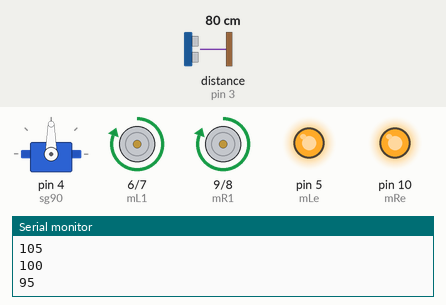
The sketch below on a simulated Arduino Uno, built with avr-gcc and run on an emulated ATmega328P. Parts: servo, motor-driver pin pairs drawn as motors (green arrow = first pin HIGH = forward, orange = second pin HIGH = backward, longer = more drive), output pins drawn as LEDs (lit = HIGH), the last lines printed to the serial monitor. Wiring (inferred from the names in the program): ultrasonic range finder: trigger pin 2; echo pin 3. Inputs (shaded band) come from the test bench; at power-on: distance to the obstacle (sensor on pin 3) 80 cm. The echo pulse lasts 58.3 µs per cm; pins used as bus, display or sensor lines are not drawn.

Above: at 1.2 s.
1.3 s: distance to the obstacle (sensor on pin 3) set to 29 cm
At 2.2 s:
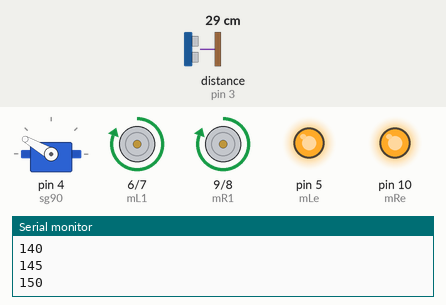
4.3 s: distance to the obstacle (sensor on pin 3) set to 23 cm
At 5.1 s:
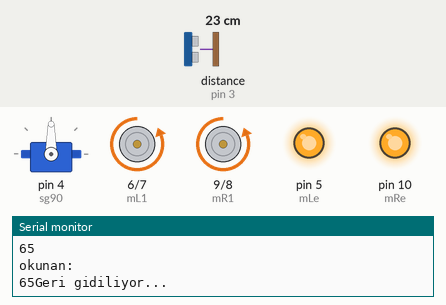
7.3 s: distance to the obstacle (sensor on pin 3) set to 35 cm
10.3 s: distance to the obstacle (sensor on pin 3) set to 18 cm
At 12.7 s:
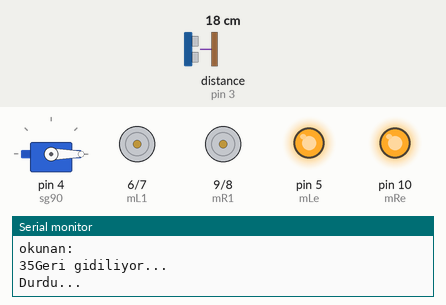
13.3 s: distance to the obstacle (sensor on pin 3) set to 60 cm
Timing chart, 0 to 17.3 s (numbered marks = the images above; inputs shaded):
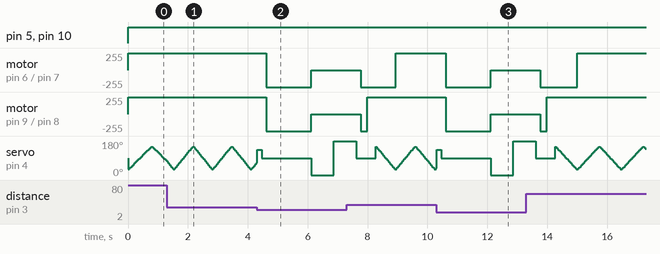

Measured:
- the behaviour switches between 27 and 26 cm on distance to the obstacle (sensor on pin 3) (found by bisection; images 1 and 2)
- after the input at 4.3 s, motor on pin 6 (mL1) / pin 7 (mL2), motor on pin 9 (mR1) / pin 8 (mR2): forward 255/255 → backward 255/255 after 0.32 s, → stopped 1.5 s later
- after the input at 10.3 s, motor on pin 6 (mL1) / pin 7 (mL2): forward 255/255 → backward 255/255 after 0.32 s, → stopped 1.5 s later; motor on pin 9 (mR1) / pin 8 (mR2): forward 255/255 → backward 255/255 after 0.31 s, → stopped 1.5 s later

The sketch:

autonomous-vehicle-fleeing-the-obstacle.ino
```cpp
#include <Servo.h>
#define trig 2
#define echo 3
#define mR1 9
#define mR2 8
#define mL1 6
#define mL2 7
#define mRe 10
#define mLe 5

int rightSide = 0;
int next = 90;
int leftSide = 180;
int timee = 0;
int distance = 0;
int oldTime = 0;
Servo sg90;

void setup() {
  // put your setup code here, to run once:
  pinMode(trig, OUTPUT);
  pinMode(echo, INPUT);
  pinMode(mL1, OUTPUT);  //Tüm pinlerden güç çıkışı olacağı için OUTPUT olarak ayarladık.
  pinMode(mL2, OUTPUT);
  pinMode(mR1, OUTPUT);
  pinMode(mR2, OUTPUT);
  pinMode(mRe, OUTPUT);
  pinMode(mLe, OUTPUT);
  Serial.begin(9600);
  sg90.attach(4);
  sg90.write(90);
}

void calculateDistance(){
  digitalWrite(trig, HIGH);
  delayMicroseconds(500);
  digitalWrite(trig, LOW);

  timee = pulseIn(echo, HIGH);
  distance = (timee/2) / 29.1;
}

//VIN (+) GND (-)

void ahead(){
  digitalWrite(mR1, HIGH);
  digitalWrite(mR2, LOW);
  digitalWrite(mRe, 150);
  //********************************
  digitalWrite(mL1, HIGH);
  digitalWrite(mL2, LOW);
  digitalWrite(mLe, 150);
  Serial.println("İleri gidiliyor...");
  oldTime += 1;
  delay(1);
}

void right(){
  digitalWrite(mR1, LOW);
  digitalWrite(mR2, HIGH);
  digitalWrite(mRe, 150);
  //********************************
  digitalWrite(mL1, HIGH);
  digitalWrite(mL2, LOW);
  digitalWrite(mLe, 150);
  Serial.println("Sağa dönülüyor...");
}

void left(){
  digitalWrite(mR1, HIGH);
  digitalWrite(mR2, LOW);
  digitalWrite(mRe, 150);
  //********************************
  digitalWrite(mL1, LOW);
  digitalWrite(mL2, HIGH);
  digitalWrite(mLe, 150);
  Serial.println("Sola dönülüyor...");
}

void stopp(){
  digitalWrite(mR1, LOW);
  digitalWrite(mR2, LOW);
  digitalWrite(mRe, 150);
  //********************************
  digitalWrite(mL1, LOW);
  digitalWrite(mL2, LOW);
  digitalWrite(mLe, 150);
  Serial.println("Durdu...");
}

void back(){
  digitalWrite(mR1, LOW);
  digitalWrite(mR2, HIGH);
  digitalWrite(mRe, 150);
  //********************************
  digitalWrite(mL1, LOW);
  digitalWrite(mL2, HIGH);
  digitalWrite(mLe, 150);
  Serial.println("Geri gidiliyor...");
}

void findDirections(){
  sg90.write(rightSide);
  delay(750);
  calculateDistance();
  if(abs(distance) > 25){
    sg90.write(next);
    delay(150);
    back();
    delay(220);
    right();
    delay(280);
  }
  else if(abs(distance) <= 25){
    sg90.write(leftSide);
    delay(750);
    calculateDistance();
    if(abs(distance) > 25){
      sg90.write(next);
      delay(150);
      back();
      delay(220);
      left();
      delay(280);
    }
    else if(abs(distance) <= 25){
      sg90.write(next);
      delay(150);
      back();
      delay(1500);
      stopp();
      findDirections();
    }
  }
}

void attention(int pain){
  Serial.println("okunan: ");
  Serial.print(pain);
  if(90 > pain > 0){
    sg90.write(135);
    delay(150);
    calculateDistance();
    if(abs(distance) > 25){
      sg90.write(next);
      delay(150);
      back();
      delay(150);
      left();
      delay(120);
    }
    else{
      sg90.write(next);
      delay(150);
      back();
      delay(1500);
      stopp();
      findDirections();
    }
  }
  else if(180 > pain > 90){
    sg90.write(45);
    delay(150);
    calculateDistance();
    if(abs(distance) > 25){
      sg90.write(next);
      delay(150);
      back();
      delay(150);
      right();
      delay(120);
    }
    else{
      sg90.write(next);
      delay(150);
      back();
      delay(1500);
      stopp();
      findDirections();
    }
  }
}

void loop() {
  // put your main code here, to run repeatedly:
  calculateDistance();
  while(abs(distance) > 25){
    ahead();
    calculateDistance();
    for(int i = 30; i <= 150; i+=5){
      sg90.write(i);
      delay(20);
      Serial.println(i);
      calculateDistance();
      if(abs(distance) <= 25){
        attention(i);
        break;
      }
      calculateDistance();
    }
    for(int i = 150; i >= 30; i-=5){
      sg90.write(i);
      delay(20);
      Serial.println(i);
      calculateDistance();
      if(abs(distance) <= 25){
        attention(i);
        break;
      }
      calculateDistance();
    }
    calculateDistance();
  }
  if(abs(distance) <= 25){
    stopp();
    calculateDistance();
    if(abs(distance) <= 25){
      findDirections();
    }
  }
}
```
